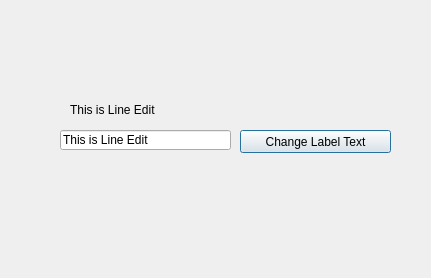
<?xml version="1.0" encoding="UTF-8"?>
<ui version="4.0">
 <class>Dialog</class>
 <widget class="QDialog" name="Dialog">
  <property name="geometry">
   <rect>
    <x>0</x>
    <y>0</y>
    <width>431</width>
    <height>278</height>
   </rect>
  </property>
  <property name="windowTitle">
   <string>Dialog</string>
  </property>
  <widget class="QLineEdit" name="lineEdit">
   <property name="geometry">
    <rect>
     <x>60</x>
     <y>130</y>
     <width>171</width>
     <height>20</height>
    </rect>
   </property>
   <property name="text">
    <string>This is Line Edit</string>
   </property>
  </widget>
  <widget class="QLabel" name="label">
   <property name="geometry">
    <rect>
     <x>70</x>
     <y>100</y>
     <width>141</width>
     <height>20</height>
    </rect>
   </property>
   <property name="text">
    <string>This is Line Edit</string>
   </property>
  </widget>
  <widget class="QPushButton" name="btnChangeText">
   <property name="geometry">
    <rect>
     <x>240</x>
     <y>130</y>
     <width>151</width>
     <height>23</height>
    </rect>
   </property>
   <property name="text">
    <string>Change Label Text</string>
   </property>
  </widget>
 </widget>
 <resources/>
 <connections/>
</ui>
